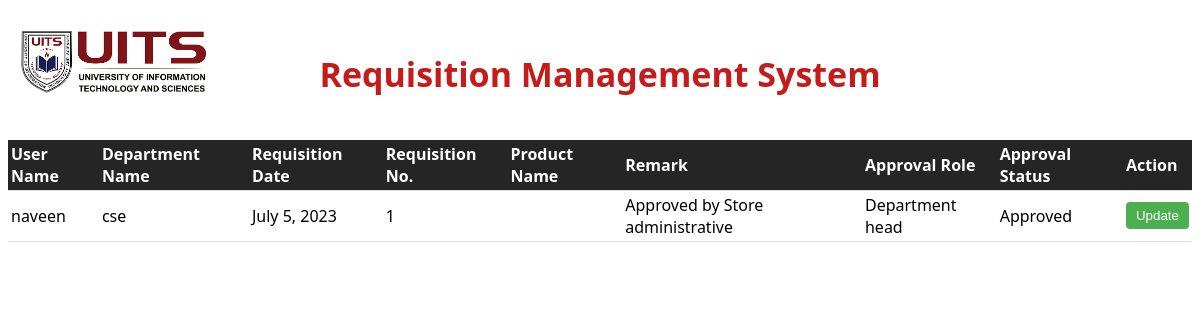
Page /department_head/ on the earlier database version.
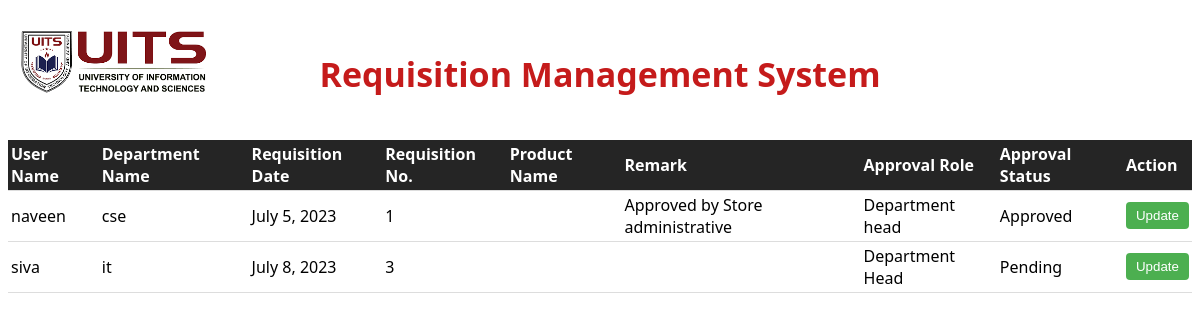
Same page on the later database version.
### apps/models.py (models this page shows, shortened)
class Requisition(models.Model):
    user_name = models.CharField(max_length=100)
    department_name = models.CharField(max_length=100)
    requisition_date = models.DateField(default=datetime.today())
    requisition_no = models.AutoField(primary_key=True)
    remark = models.TextField(blank=True)
    role_choices=(
        ('Department Head','Department Head'),
        ('Store Executive','Store Executive'),
         ('Administration','Administration'),
    )
    approval_role = models.CharField(max_length=100, choices=role_choices, default='Department Head')
    APPROVAL_CHOICES = (
        ('PENDING', 'Pending'),
        ('APPROVED', 'Approved'),
        ('REJECTED', 'Rejected'),
    )
    approval_status = models.CharField(max_length=10, choices=APPROVAL_CHOICES, default='PENDING')

### apps/views.py (the view)
# urls.py: path('department_head/', views.department_head, name='department_head'),
def department_head(request):
    requisitions = Requisition.objects.all()
    form = ApprovalForm()
    return render(request, 'department_head.html', {'requisitions': requisitions, 'form': form})

### apps/templates/department_head.html (shortened to what this page needs)
<!DOCTYPE html>
<html>
<head>
</head>
<body>
    <div class="banner">
        <h1>Requisition Management System</h1>
        <div class="logo">
            <img src="/static/images/logo.png" alt="Logo">
        </div>
    </div>
    {% if requisitions %}
        <table>
            <thead>
                <tr>
                    <th>User Name</th>
                    <th>Department Name</th>
                    <th>Requisition Date</th>
                    <th>Requisition No.</th>
                    <th>Product Name</th>
                    <th>Remark</th>
                    <th>Approval Role</th>
                    <th>Approval Status</th>
                    <th>Action</th>
                </tr>
            </thead>
            <tbody>
                {% for requisition in requisitions %}
                    <tr>
                        <td>{{ requisition.user_name }}</td>
                        <td>{{ requisition.department_name }}</td>
                        <td>{{ requisition.requisition_date }}</td>
                        <td>{{ requisition.requisition_no }}</td>
                        <td>{{ requisition.products }}</td>
                        <td>{{ requisition.remark }}</td>
                        <td>{{ requisition.approval_role }}</td>
                        <td>{{ requisition.get_approval_status_display }}</td>
                        <td>
                            <button class="update-button" data-requisition-id="{{ requisition.requisition_no }}">Update</button>
                        </td>
                    </tr>
                {% endfor %}
            </tbody>
        </table>
    {% else %}
        <p class="empty-message">No requisitions found.</p>
    {% endif %}
</body>
</html>

Differences in the rows shown:
added Requisition: user_name "siva", department_name "it", requisition_date "July 8, 2023", requisition_no "3", approval_role "Department Head", approval_status "Pending"
